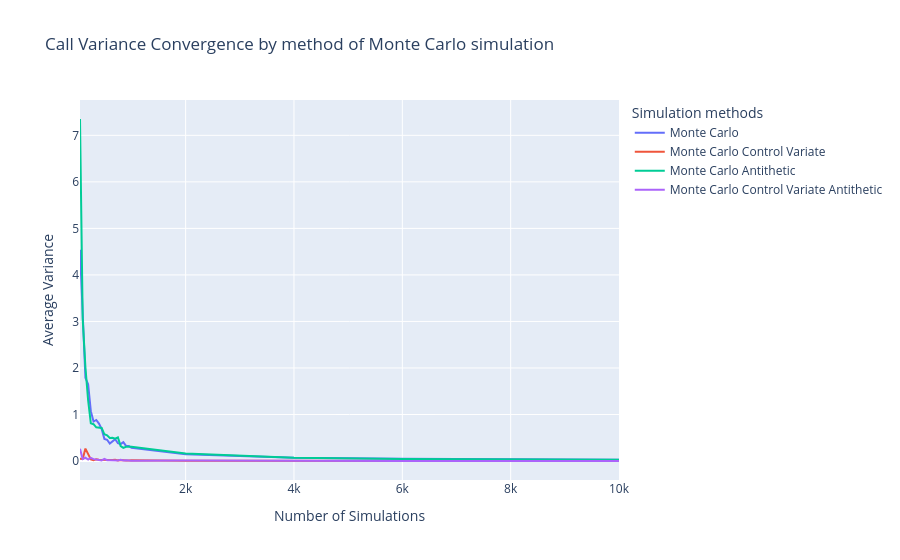

The cell this chart's notebook holds for it:
### Code cell
fig = go.Figure()

# Courbe 1 : Moyenne
fig.add_trace(go.Scatter(
    x=df_call_mc.index,
    y=df_call_mc["var_normalized"],
    mode='lines',
    name='Monte Carlo'
))

fig.add_trace(go.Scatter(
    x=df_call_mc_cv.index,
    y=df_call_mc_cv["var_normalized"],
    mode='lines',
    name='Monte Carlo Control Variate'
))

fig.add_trace(go.Scatter(
    x=df_call_mc_an.index,
    y=df_call_mc_an["var_normalized"],
    mode='lines',
    name='Monte Carlo Antithetic'
))

fig.add_trace(go.Scatter(
    x=df_call_mc_an_cv.index,
    y=df_call_mc_an_cv["var_normalized"],
    mode='lines',
    name='Monte Carlo Control Variate Antithetic'
))

fig.update_layout(
    title="Call Variance Convergence by method of Monte Carlo simulation",
    xaxis_title="Number of Simulations",
    yaxis_title="Average Variance",
    legend_title="Simulation methods"
)

fig.show()

### Figure 1 — Plotly figure (JSON) as saved in the notebook; plotly's stock layout.template omitted (floating-point values rounded to 4 significant figures)
{"data": [{"mode": "lines", "name": "Monte Carlo", "type": "scatter", "x": [50, 100, 150, 200, 250, 300, 350, 400, 450, 500, 550, 600, 650, 700, 750, 800, 850, 900, 950, 1000, 2000, 4000, 6000, 8000, 10000], "y": [4.539, 3.23, 1.788, 1.653, 1.071, 0.8493, 0.8828, 0.8039, 0.6894, 0.4767, 0.458, 0.3769, 0.425, 0.4697, 0.383, 0.363, 0.4062, 0.325, 0.3231, 0.2864, 0.1443, 0.06876, 0.04796, 0.03639, 0.03021]}, {"mode": "lines", "name": "Monte Carlo Control Variate", "type": "scatter", "x": [50, 100, 150, 200, 250, 300, 350, 400, 450, 500, 550, 600, 650, 700, 750, 800, 850, 900, 950, 1000, 2000, 4000, 6000, 8000, 10000], "y": [0.04826, 0.04652, 0.2676, 0.1594, 0.03397, 0.01912, 0.03697, 0.03049, 0.02532, 0.02216, 0.02148, 0.01541, 0.02033, 0.02829, 0.01473, 0.02394, 0.01399, 0.01174, 0.01371, 0.01623, 0.005533, 0.00325, 0.002111, 0.001491, 0.001039]}, {"mode": "lines", "name": "Monte Carlo Antithetic", "type": "scatter", "x": [50, 100, 150, 200, 250, 300, 350, 400, 450, 500, 550, 600, 650, 700, 750, 800, 850, 900, 950, 1000, 2000, 4000, 6000, 8000, 10000], "y": [7.351, 3.05, 2.015, 1.305, 0.8101, 0.7922, 0.7251, 0.7249, 0.7108, 0.5751, 0.5531, 0.4974, 0.501, 0.481, 0.5076, 0.3218, 0.2825, 0.3082, 0.3036, 0.3088, 0.1648, 0.06904, 0.04486, 0.03581, 0.02937]}, {"mode": "lines", "name": "Monte Carlo Control Variate Antithetic", "type": "scatter", "x": [50, 100, 150, 200, 250, 300, 350, 400, 450, 500, 550, 600, 650, 700, 750, 800, 850, 900, 950, 1000, 2000, 4000, 6000, 8000, 10000], "y": [0.263, 0.04099, 0.07211, 0.03025, 0.06775, 0.04104, 0.03275, 0.02975, 0.01455, 0.04643, 0.01698, 0.01899, 0.01254, 0.01853, 0.0129, 0.02929, 0.01152, 0.01532, 0.009881, 0.006998, 0.01271, 0.002636, 0.00207, 0.001395, 0.001481]}], "layout": {"legend": {"title": {"text": "Simulation methods"}}, "title": {"text": "Call Variance Convergence by method of Monte Carlo simulation"}, "xaxis": {"title": {"text": "Number of Simulations"}}, "yaxis": {"title": {"text": "Average Variance"}}}}
